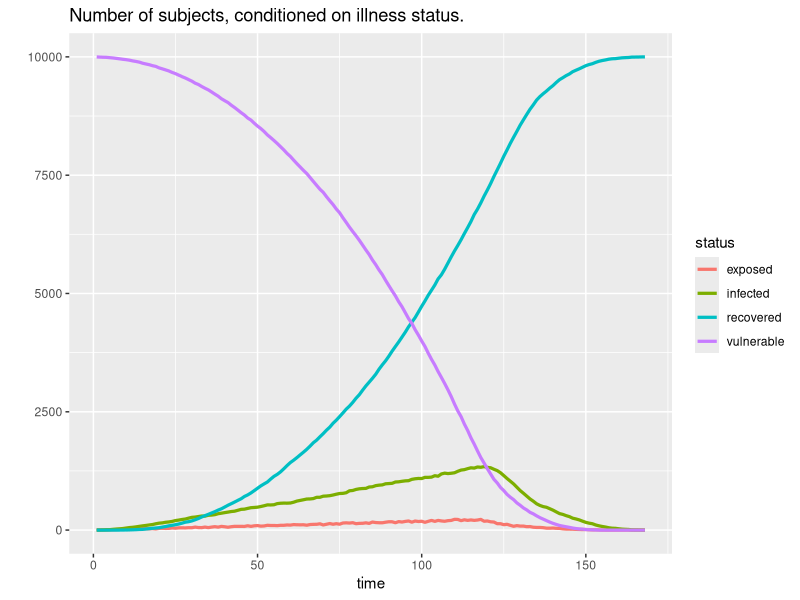

The R script that drew this image:
library(ggplot2)

# setwd("Desktop/programs/random_projects/simDesease/")
data <- read.csv("results.csv")


df <- data.frame(
                 "time" = rep(data$i, ncol(data)-1),
                 "count" = c(data$vulnerable, data$exposed,
                             data$infected, data$recovered),
                 "status" = c(rep("vulnerable", nrow(data)),
                              rep("exposed", nrow(data)),
                              rep("infected", nrow(data)),
                              rep("recovered", nrow(data)))
                 )

p <- ggplot(data=df, aes(x = time, y = count, col=status)) + geom_line(linewidth=1.1) + 
       labs(title="Number of subjects, conditioned on illness status.",
            y="", x="time") + theme_gray()

ggsave("results.pdf", p)
